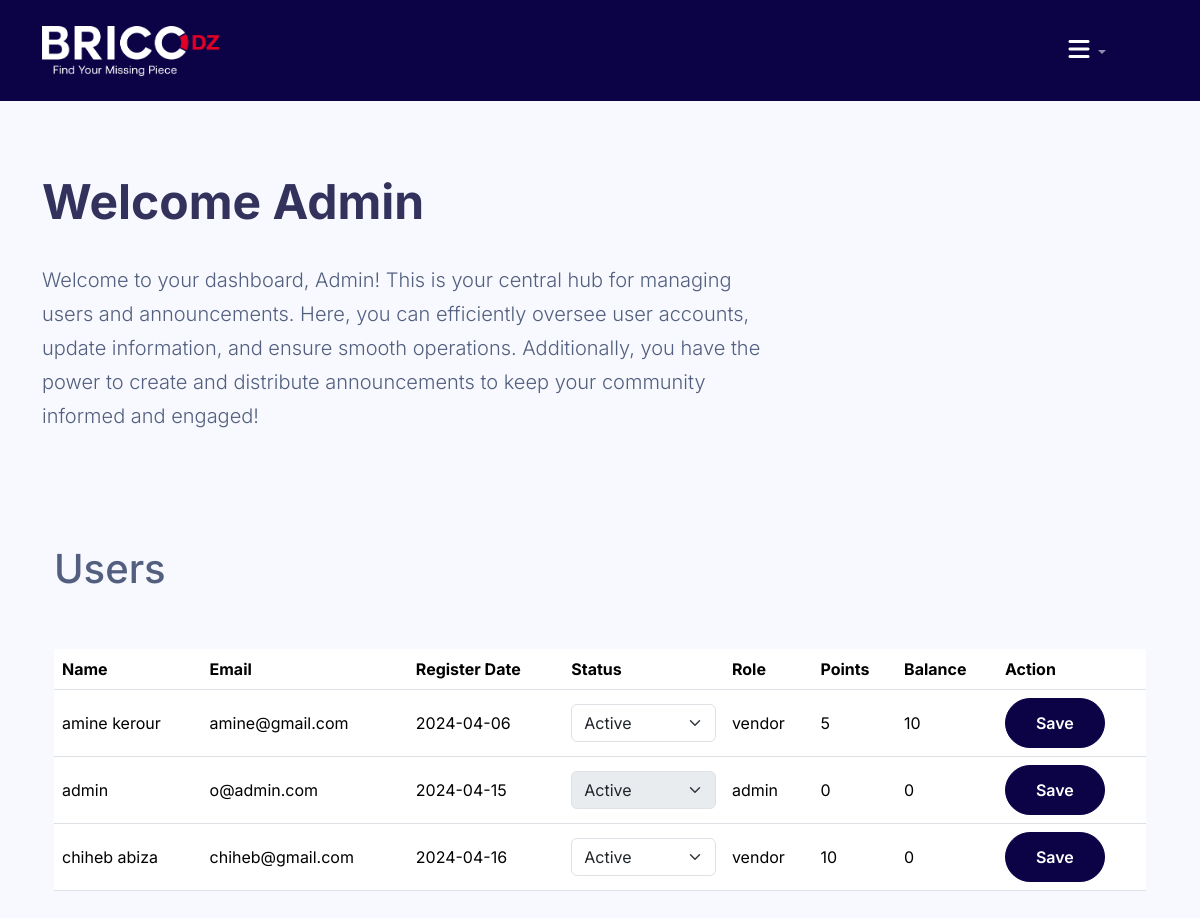
/admin/users.php (signed in), run on the app's committed database.
### tables this page shows
CREATE TABLE `vendor` (
  `vendor_id` int(11) NOT NULL,
  `vendor_name` varchar(255) NOT NULL,
  `vendor_email` varchar(255) NOT NULL,
  `register_date` date NOT NULL,
  `vendor_status` varchar(100) NOT NULL,
  `vendor_password` varchar(256) NOT NULL,
  `points` int(255) UNSIGNED NOT NULL DEFAULT 0,
  `balance` int(10) UNSIGNED NOT NULL DEFAULT 0,
  `role` varchar(255) NOT NULL
);

### admin/users.php (the view, shortened to what this page needs)
<?php
include("../config/connect.php");
include("../inc/head.php");
include("../inc/header.php");
?>
<link rel="stylesheet" href="../css/dash.css">
<div class="container">
    <div class="py-5 lc-block">
        <div class="lc-block">
            <div editable="rich"><br>
                <h2 class="fw-bolder display-5">Welcome Admin</h2><br>
            </div>
        </div>
        <div class="lc-block col-md-8">
            <div editable="rich">
                <p class="lead">Welcome to your dashboard, Admin! This is your central hub for managing users and announcements. Here, you can efficiently oversee user accounts, update information, and ensure smooth operations. Additionally, you have the power to create and distribute announcements to keep your community informed and engaged!
                </p><br>
            </div>
        </div>
    </div>
    <div class="container">
        <h1 class="mt-4">Users</h1><br><br>
        <form action="update_vendor_status.php" method="post">
            <div class="table-responsive">
                <table class="table align-middle mb-0 bg-white">
                    <thead class="bg-light">
                        <tr>
                            <th>Name</th>
                            <th>Email</th>
                            <th>Register Date</th>
                            <th>Status</th>
                            <th>Role</th>
                            <th>Points</th>
                            <th>Balance</th>
                            <th>Action</th>
                        </tr>
                    </thead>
                    <tbody>
                        <?php
                        $sql = "SELECT * FROM vendor";
                        $result = mysqli_query($conn, $sql);
                        if (mysqli_num_rows($result) > 0) {
                            while ($row = mysqli_fetch_assoc($result)) {
                        ?>
                                <tr>
                                    <td><?php echo $row["vendor_name"]; ?></td>
                                    <td><?php echo $row["vendor_email"]; ?></td>
                                    <td><?php echo $row["register_date"]; ?></td>
                                    <td>
                                        <select name="vendor_status[<?php echo $row['vendor_id']; ?>]" class="form-select" <?php echo ($row["role"] == "admin" ? "disabled" : ""); ?>>
                                            <option value="active" <?php echo ($row["vendor_status"] == "active" ? "selected" : ""); ?>>Active</option>
                                        </select>
                                    </td>
                                    <td><?php echo $row["role"]; ?></td>
                                    <td><?php echo $row["points"]; ?></td>
                                    <td><?php echo $row["balance"]; ?></td>
                                    <td><button type="submit" name="submit_vendor" class="btn btn-primary custom-btn">Save</button></td>
                                </tr>
                        <?php
                            }
                        } else {
                            echo "<tr><td colspan='8'>No vendors found.</td></tr>";
                        }
                        ?>
                    </tbody>
                </table>
            </div>
        </form>
    </div>
</div>
<br><br><br><br><br>

### css/style.css (style rules this page uses)
body { overflow-x: hidden; position: relative; }
body { font-family: "Inter", sans-serif; font-weight: 400; line-height: 28px; color: #6a6a6a; font-size: 14px; background-color: #eff2f1; }
.btn { font-weight: 600; padding: 12px 30px; border-radius: 30px; color: #ffffff; background: #2f2f2f; border-color: #2f2f2f; }
.btn.btn-primary { background: #0c0347; border-color: #0c0347; }

### css/dash.css (style rules this page uses)
:root { --blue: #5e72e4; --indigo: #5603ad; --purple: #8965e0; --pink: #f3a4b5; --red: #f5365c; --orange: #fb6340; --yellow: #ffd600; --green: #2dce89; --teal: #11cdef; --cyan: #2bffc6; --white: #fff; --gray: #8898aa; --gray-dark: #32325d; --light: #ced4da; --lighter: #e9ecef; --primary: #5e72e4; --secondary: #f7fafc; --success: #2dce89; --info: #11cdef; --warning: #fb6340; --danger: #f5365c; --light: #adb5bd; --dark: #212529; --default: #172b4d; --white: #fff; --neutral: #fff; --darker: black; --breakpoint-xs: 0; --breakpoint-sm: 576px; --breakpoint-md: 768px; --breakpoint-lg: 992px; --breakpoint-xl: 1200px; --font-family-sans-serif: Open Sans, sans-serif; --font-family-monospace: SFMono-Regular, Menlo, Monaco, Consolas, 'Liberation Mono', 'Courier New', monospace; }
*, *::before, *::after { box-sizing: border-box; }
body { font-size: 1rem; font-weight: 400; line-height: 1.5; margin: 0; padding: 0; box-sizing: border-box; text-align: left; color: #525f7f; background-color: #f8f9fe; }
h2, h5 { margin-top: 0; margin-bottom: .5rem; }
p { margin-top: 0; margin-bottom: 1rem; }
button { border-radius: 0; }
input, button { font-family: inherit; font-size: inherit; line-height: inherit; margin: 0; }
button, input { overflow: visible; }
button { text-transform: none; }
button, [type='reset'], [type='submit'] { -webkit-appearance: button; }
h2, h5, .h2, .h5 { font-family: inherit; font-weight: 600; line-height: 1.5; margin-bottom: .5rem; color: #32325d; }
h2, .h2 { font-size: 1.25rem; }
.mb-0 { margin-bottom: 0 !important; }
p { font-size: 1rem; font-weight: 300; line-height: 1.7; }

### data on the page
vendor: vendor_name "amine kerour", vendor_email "amine@gmail.com", register_date "2024-04-06", vendor_status+vendor_id+role "Active", role "vendor", points "5", balance "10"
vendor: vendor_name "admin", vendor_email "o@admin.com", register_date "2024-04-15", vendor_status+vendor_id+role "Active", role "admin", points "0", balance "0"
vendor: vendor_name "chiheb abiza", vendor_email "chiheb@gmail.com", register_date "2024-04-16", vendor_status+vendor_id+role "Active", role "vendor", points "10", balance "0"
